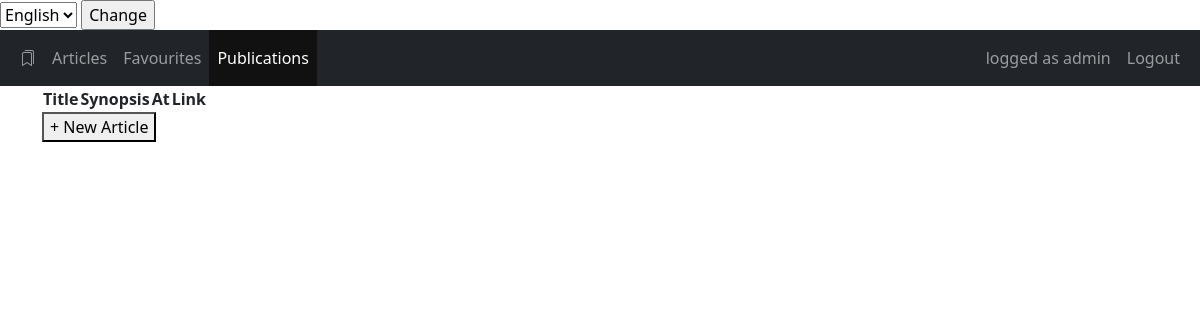
Before: /publications (signed in) with the older database file.
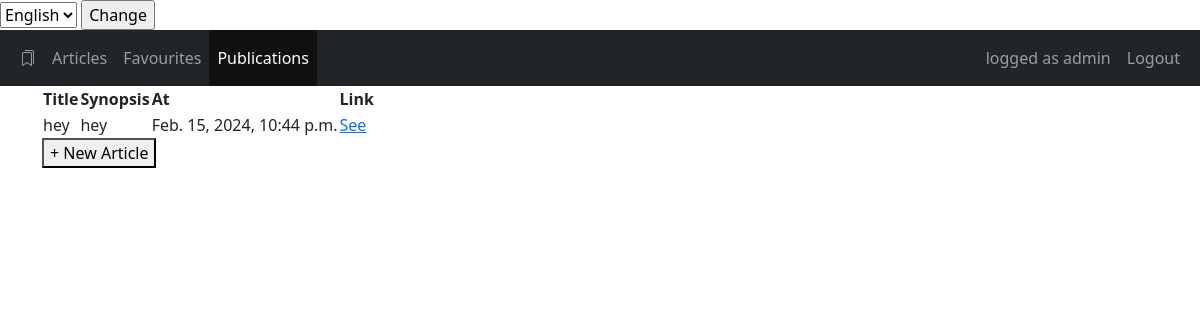
After: the same page with the newer database file.
### blog/models.py (models this page shows, shortened)
class Article(models.Model):
    title = models.CharField(max_length=64)
    author = models.ForeignKey(User, on_delete=models.CASCADE)
    created = models.DateTimeField(auto_now_add=True)
    synopsis = models.CharField(max_length=312)
    content = models.TextField()

### blog/views.py (the view)
# urls.py: path("publications", views.PubView.as_view(), name="pub"),
class PubView(LoginRequiredMixin, generic.ListView):
    model = Article
    template_name = "blog/pub_list.html"
    login_url = "blog:login"
    def get_queryset(self):
        return Article.objects.filter(author=self.request.user)

### blog/templates/blog/pub_list.html
{% extends "blog/base.html" %}
{% block content %}
<table>
    <tr>
        <th>Title</th>
        <th>Synopsis</th>
        <th>At</th>
        <th>Link</th>
    </tr>
    {% for a in article_list %}
    <tr>
        <td>{{ a.title }}</td>
        <td>{{ a.synopsis }}</td>
        <td>{{ a.created }}</td>
        <td><a href="{% url 'blog:article' a.id %}">See</a></td>
    </tr>
    {% endfor %}
</table>
<a href="{% url 'blog:create' %}"><button>+ New Article</button></a>
{% endblock %}

Changed rows visible on the page:
added Article: title "hey", synopsis "hey", created "Feb. 15, 2024, 10:44 p.m."
